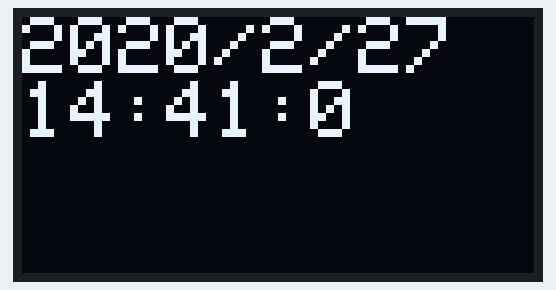
Recording of a sketch running on a simulated Arduino Uno, built with avr-gcc and run on an emulated ATmega328P. Shown: 128×64 one-colour display. The local clock reads 2024-03-15 10:24:30 at power-on unless the sketch sets it.

Above: at 0.1 s.

The sketch:

Week_7_Lab_ex_2.ino
```cpp
#include <SPI.h>
#include <Wire.h>
#include <Adafruit_GFX.h>
#include <Adafruit_SSD1306.h>
#include <ThreeWire.h>
#include <RtcDS1302.h>

#define SCREEN_WIDTH 128 // OLED display width, in pixels
#define SCREEN_HEIGHT 64 // OLED display height, in pixels

#define OLED_RESET -1 // Reset pin # (or -1 if sharing Arduino reset pin)
Adafruit_SSD1306 display(SCREEN_WIDTH, SCREEN_HEIGHT, &Wire, OLED_RESET);

ThreeWire myWire(4, 5, 2); // IO, SCLK, CE
RtcDS1302<ThreeWire> Rtc(myWire);

void printDateTime(const RtcDateTime & dt)
{
display.clearDisplay();
display.setTextSize(2);
display.setTextColor(WHITE);
display.setCursor(0,0);
display.print(dt.Year(), DEC);
display.print('/');
display.print(dt.Month(), DEC);
display.print('/');
display.print(dt.Day(), DEC);
display.print(' ');
display.print(dt.Hour(), DEC);
display.print(':');
display.print(dt.Minute(), DEC);
display.print(':');
display.print(dt.Second(), DEC);
display.display();
}

void setup()
{
Rtc.Begin();
display.begin(SSD1306_SWITCHCAPVCC, 0x3c); //initialize I2C addr 0x3c
display.clearDisplay(); // clears the screen and buffer
RtcDateTime setting_time(2020,2,27,14,41,0);// year, month, dayOfMonth, hour, minute, second
printDateTime(setting_time);
Rtc.SetDateTime(setting_time);

}

void loop()
{
RtcDateTime setting_time(2020,2,27,14,41,0);// year, month, dayOfMonth, hour, minute, second
printDateTime(setting_time);
Rtc.SetDateTime(setting_time);
RtcDateTime now = Rtc.GetDateTime();
printDateTime(now);
delay(500);
}
```
